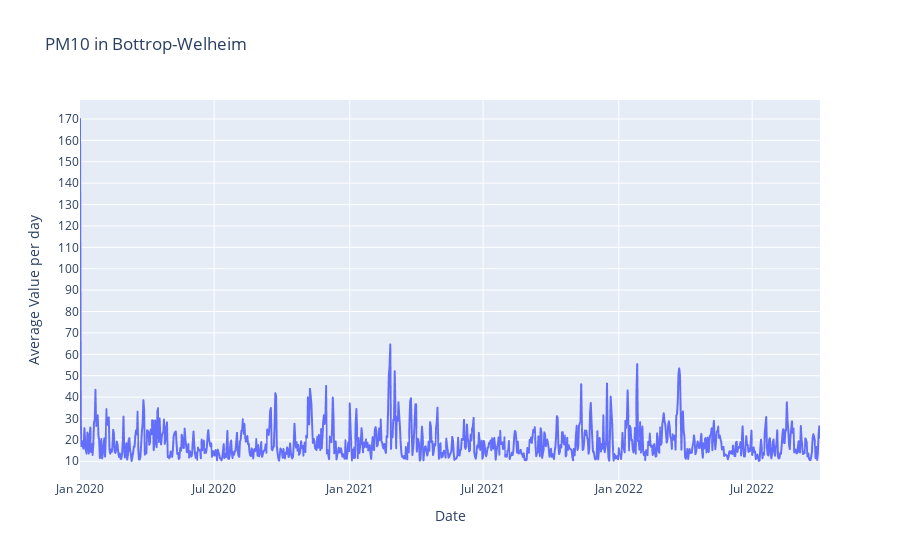
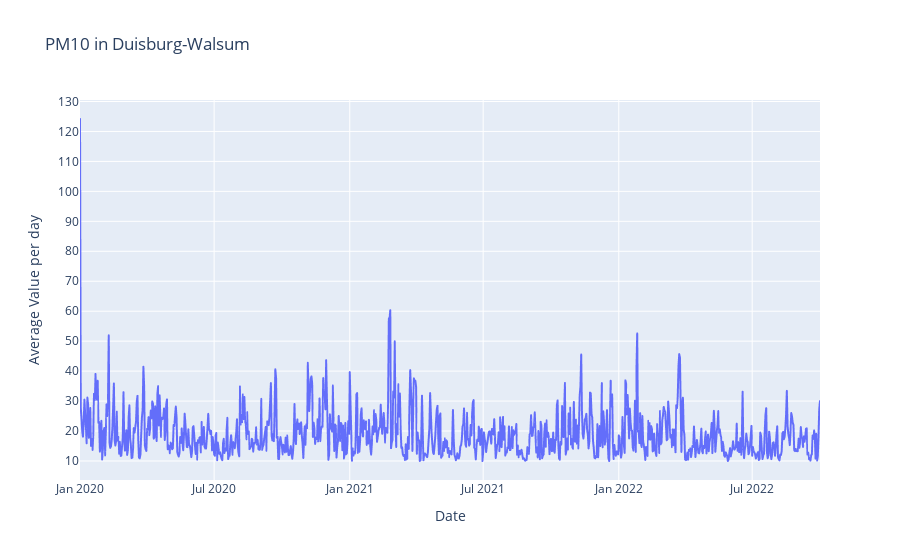
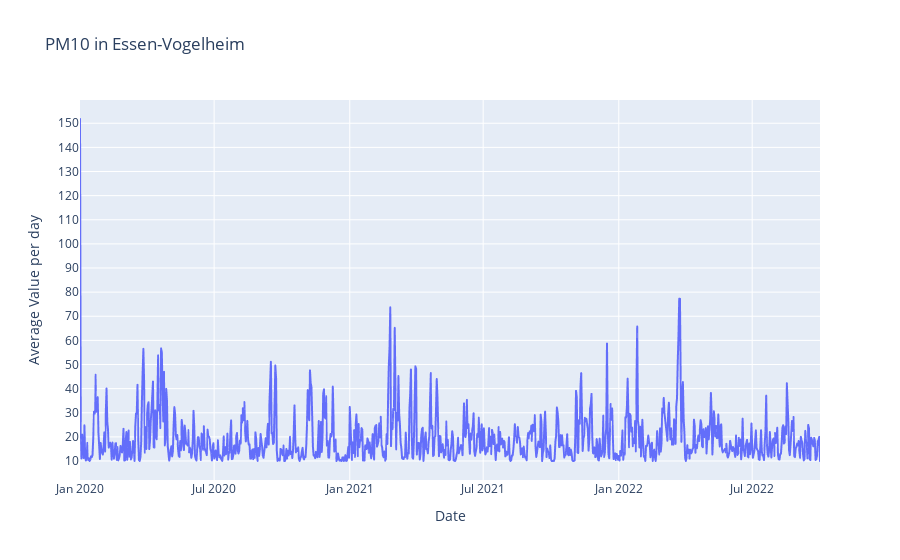
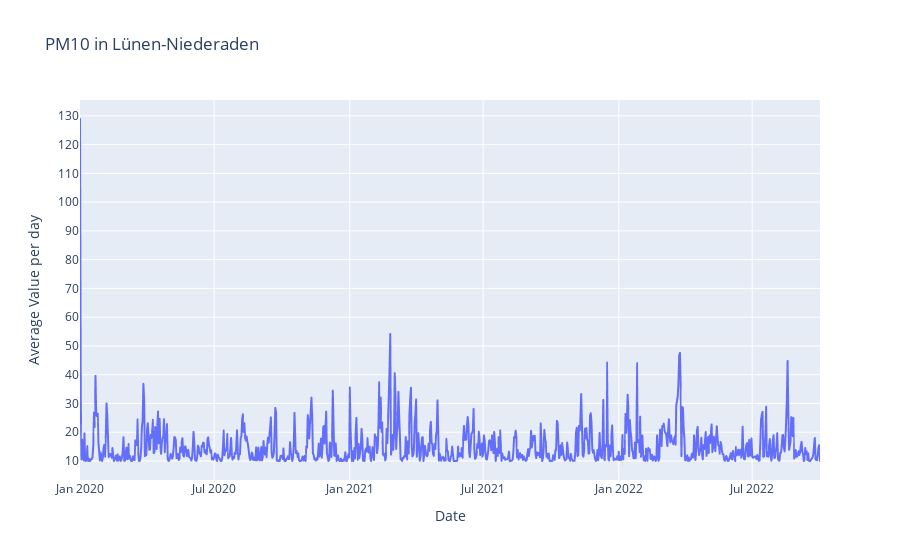

The cell these charts' notebook holds for them, in order:
### Code cell
# Plotting the PM10 daily average for all city
fig1 = ex.line(
    roiAvg.query("locationName == 'Bottrop-Welheim'"),
    x='dtend',
    y='wert',
    title='PM10 in Bottrop-Welheim',
    labels={'wert':'Average Value per day', 'dtend':'Date'},   
)
fig1.update_layout(
    yaxis = dict(
        tickmode = 'array',
        tickvals = [0,10,20,30,40,50,60,70,80,90,100,110,120,130,140,150,160,170],
        ticktext = [0,10,20,30,40,50,60,70,80,90,100,110,120,130,140,150,160,170]
    )
)
fig2 = ex.line(
    roiAvg.query("locationName == 'Duisburg-Walsum'"),
    x='dtend',
    y='wert',
    title='PM10 in Duisburg-Walsum',
    labels={'wert':'Average Value per day', 'dtend':'Date'},    
    )
fig2.update_layout(
    yaxis = dict(
        tickmode = 'array',
        tickvals = [0,10,20,30,40,50,60,70,80,90,100,110,120,130,140,150,160,170],
        ticktext = [0,10,20,30,40,50,60,70,80,90,100,110,120,130,140,150,160,170]
    )
)
fig3 = ex.line(
    roiAvg.query("locationName == 'Essen-Vogelheim'"),
    x='dtend',
    y='wert',
    title='PM10 in Essen-Vogelheim',
    labels={'wert':'Average Value per day', 'dtend':'Date'},
    )
fig3.update_layout(
    yaxis = dict(
        tickmode = 'array',
        tickvals = [0,10,20,30,40,50,60,70,80,90,100,110,120,130,140,150,160,170],
        ticktext = [0,10,20,30,40,50,60,70,80,90,100,110,120,130,140,150,160,170]
    )
)
fig4 = ex.line(
    roiAvg.query("locationName == 'Lünen-Niederaden'"),
    x='dtend',
    y='wert',
    title='PM10 in Lünen-Niederaden',
    labels={'wert':'Average Value per day', 'dtend':'Date'},
    )
fig4.update_layout(
    yaxis = dict(
        tickmode = 'array',
        tickvals = [0,10,20,30,40,50,60,70,80,90,100,110,120,130,140,150,160,170],
        ticktext = [0,10,20,30,40,50,60,70,80,90,100,110,120,130,140,150,160,170]
    )
)
fig5 = ex.line(
    roiAvg.query("locationName == 'Netphen Rothaargebirge'"),
    x='dtend',
    y='wert',
    title='PM10 in Netphen Rothaargebirge',
    labels={'wert':'Average Value per day', 'dtend':'Date'},
    )
fig5.update_layout(
    yaxis = dict(
        tickmode = 'array',
        tickvals = [0,10,20,30,40,50,60,70,80,90,100,110,120,130,140,150,160,170],
        ticktext = [0,10,20,30,40,50,60,70,80,90,100,110,120,130,140,150,160,170]
    )
)
fig6 = ex.line(
    roiAvg.query("locationName == 'Ratingen-Tiefenbroich'"),
    x='dtend',
    y='wert',
    title='PM10 in Ratingen-Tiefenbroich',
    labels={'wert':'Average Value per day', 'dtend':'Date'},
    )
fig6.update_layout(
    yaxis = dict(
        tickmode = 'array',
        tickvals = [0,10,20,30,40,50,60,70,80,90,100,110,120,130,140,150,160,170],
        ticktext = [0,10,20,30,40,50,60,70,80,90,100,110,120,130,140,150,160,170]
    )
)
fig7 = ex.line(
    roiAvg.query("locationName == 'Simmerath (Eifel)'"),
    x='dtend',
    y='wert',
    title='PM10 in Simmerath (Eifel)',
    labels={'wert':'Average Value per day', 'dtend':'Date'},
    )
fig7.update_layout(
    yaxis = dict(
        tickmode = 'array',
        tickvals = [0,10,20,30,40,50,60,70,80,90,100,110,120,130,140,150,160,170],
        ticktext = [0,10,20,30,40,50,60,70,80,90,100,110,120,130,140,150,160,170]
    )
)
fig8 = ex.line(
    roiAvg.query("locationName == 'Solingen-Wald'"),
    x='dtend',
    y='wert',
    title='PM10 in Solingen-Wald',
    labels={'wert':'Average Value per day', 'dtend':'Date'},
    )
fig8.update_layout(
    yaxis = dict(
        tickmode = 'array',
        tickvals = [0,10,20,30,40,50,60,70,80,90,100,110,120,130,140,150,160,170],
        ticktext = [0,10,20,30,40,50,60,70,80,90,100,110,120,130,140,150,160,170]
    )
)
fig9 = ex.line(
    roiAvg.query("locationName == 'Aachen-Burtscheid'"),
    x='dtend',
    y='wert',
    title='PM10 in Aachen-Burtscheid',
    labels={'wert':'Average Value per day', 'dtend':'Date'},
    )
fig9.update_layout(
    yaxis = dict(
        tickmode = 'array',
        tickvals = [0,10,20,30,40,50,60,70,80,90,100,110,120,130,140,150,160,170],
        ticktext = [0,10,20,30,40,50,60,70,80,90,100,110,120,130,140,150,160,170]
    )
)
fig1.show()
fig2.show()
fig3.show()
fig4.show()
fig5.show()
fig6.show()
fig7.show()
fig8.show()
fig9.show()

### Figure 1 — Plotly figure (JSON) as saved in the notebook; plotly's stock layout.template omitted (floating-point values rounded to 4 significant figures; data arrays with more than 128 entries replaced by an {"elided": "..."} marker saying what was removed)
{"data": [{"hovertemplate": "Date=%{x}<br>Average Value per day=%{y}<extra></extra>", "legendgroup": "", "line": {"color": "#636efa", "dash": "solid"}, "marker": {"symbol": "circle"}, "mode": "lines", "name": "", "showlegend": false, "type": "scattergl", "x": {"elided": "1005 str values"}, "xaxis": "x", "y": {"elided": "1005 float values"}, "yaxis": "y"}], "layout": {"legend": {"tracegroupgap": 0}, "title": {"text": "PM10 in Bottrop-Welheim"}, "xaxis": {"anchor": "y", "domain": [0, 1], "title": {"text": "Date"}}, "yaxis": {"anchor": "x", "domain": [0, 1], "tickmode": "array", "ticktext": [0, 10, 20, 30, 40, 50, 60, 70, 80, 90, 100, 110, 120, 130, 140, 150, 160, 170], "tickvals": [0, 10, 20, 30, 40, 50, 60, 70, 80, 90, 100, 110, 120, 130, 140, 150, 160, 170], "title": {"text": "Average Value per day"}}}}

### Figure 2 — Plotly figure (JSON) as saved in the notebook; plotly's stock layout.template omitted (floating-point values rounded to 4 significant figures; data arrays with more than 128 entries replaced by an {"elided": "..."} marker saying what was removed)
{"data": [{"hovertemplate": "Date=%{x}<br>Average Value per day=%{y}<extra></extra>", "legendgroup": "", "line": {"color": "#636efa", "dash": "solid"}, "marker": {"symbol": "circle"}, "mode": "lines", "name": "", "showlegend": false, "type": "scattergl", "x": {"elided": "1003 str values"}, "xaxis": "x", "y": {"elided": "1003 float values"}, "yaxis": "y"}], "layout": {"legend": {"tracegroupgap": 0}, "title": {"text": "PM10 in Duisburg-Walsum"}, "xaxis": {"anchor": "y", "domain": [0, 1], "title": {"text": "Date"}}, "yaxis": {"anchor": "x", "domain": [0, 1], "tickmode": "array", "ticktext": [0, 10, 20, 30, 40, 50, 60, 70, 80, 90, 100, 110, 120, 130, 140, 150, 160, 170], "tickvals": [0, 10, 20, 30, 40, 50, 60, 70, 80, 90, 100, 110, 120, 130, 140, 150, 160, 170], "title": {"text": "Average Value per day"}}}}

### Figure 3 — Plotly figure (JSON) as saved in the notebook; plotly's stock layout.template omitted (floating-point values rounded to 4 significant figures; data arrays with more than 128 entries replaced by an {"elided": "..."} marker saying what was removed)
{"data": [{"hovertemplate": "Date=%{x}<br>Average Value per day=%{y}<extra></extra>", "legendgroup": "", "line": {"color": "#636efa", "dash": "solid"}, "marker": {"symbol": "circle"}, "mode": "lines", "name": "", "showlegend": false, "type": "scattergl", "x": {"elided": "1005 str values"}, "xaxis": "x", "y": {"elided": "1005 float values"}, "yaxis": "y"}], "layout": {"legend": {"tracegroupgap": 0}, "title": {"text": "PM10 in Essen-Vogelheim"}, "xaxis": {"anchor": "y", "domain": [0, 1], "title": {"text": "Date"}}, "yaxis": {"anchor": "x", "domain": [0, 1], "tickmode": "array", "ticktext": [0, 10, 20, 30, 40, 50, 60, 70, 80, 90, 100, 110, 120, 130, 140, 150, 160, 170], "tickvals": [0, 10, 20, 30, 40, 50, 60, 70, 80, 90, 100, 110, 120, 130, 140, 150, 160, 170], "title": {"text": "Average Value per day"}}}}

### Figure 4 — Plotly figure (JSON) as saved in the notebook; plotly's stock layout.template omitted (floating-point values rounded to 4 significant figures; data arrays with more than 128 entries replaced by an {"elided": "..."} marker saying what was removed)
{"data": [{"hovertemplate": "Date=%{x}<br>Average Value per day=%{y}<extra></extra>", "legendgroup": "", "line": {"color": "#636efa", "dash": "solid"}, "marker": {"symbol": "circle"}, "mode": "lines", "name": "", "showlegend": false, "type": "scattergl", "x": {"elided": "1003 str values"}, "xaxis": "x", "y": {"elided": "1003 float values"}, "yaxis": "y"}], "layout": {"legend": {"tracegroupgap": 0}, "title": {"text": "PM10 in Lünen-Niederaden"}, "xaxis": {"anchor": "y", "domain": [0, 1], "title": {"text": "Date"}}, "yaxis": {"anchor": "x", "domain": [0, 1], "tickmode": "array", "ticktext": [0, 10, 20, 30, 40, 50, 60, 70, 80, 90, 100, 110, 120, 130, 140, 150, 160, 170], "tickvals": [0, 10, 20, 30, 40, 50, 60, 70, 80, 90, 100, 110, 120, 130, 140, 150, 160, 170], "title": {"text": "Average Value per day"}}}}
